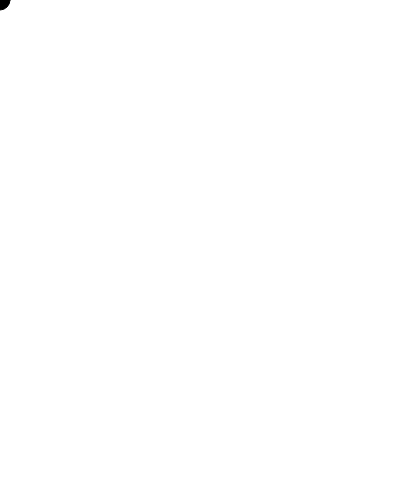
Frame 1 (no input)
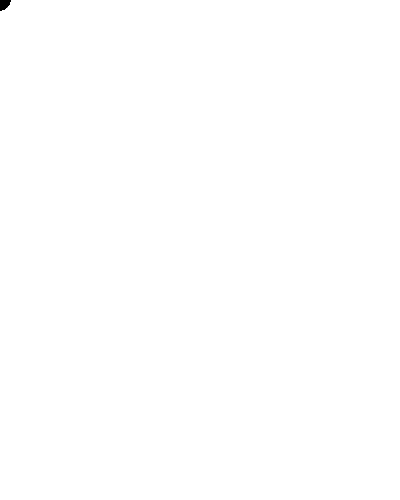
Frame 60 (no input)
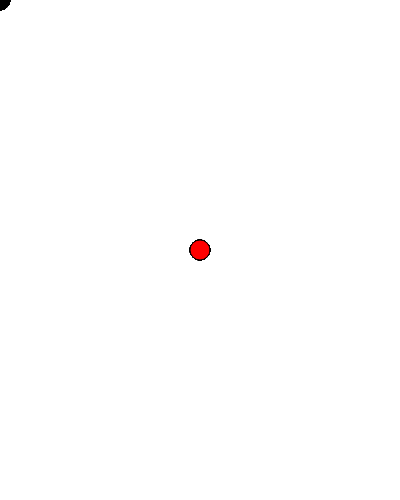
Frame 120 (the mouse pressed at the canvas centre since frame 60)

The p5.js sketch that drew these frames (run headless with seeded random() and noise() and a simulated clock; from frame 60 on, the mouse is pressed at the canvas centre):

// p5.js sketch
// ── sketch.js
var colorArray = ["black","red", "green", "blue", "orange", "purple"];
var counter = 0;
function setup() {
  createCanvas(400,500);
}

function draw() {
    //console.log(colorArray[counter]);
    fill(colorArray[counter]);
    ellipse(mouseX, mouseY, 20,20);

}

function mousePressed(){
  
  //counter = counter + 1;
  counter++;
  if(counter >= colorArray.length){
    counter = 0;
  }
}
